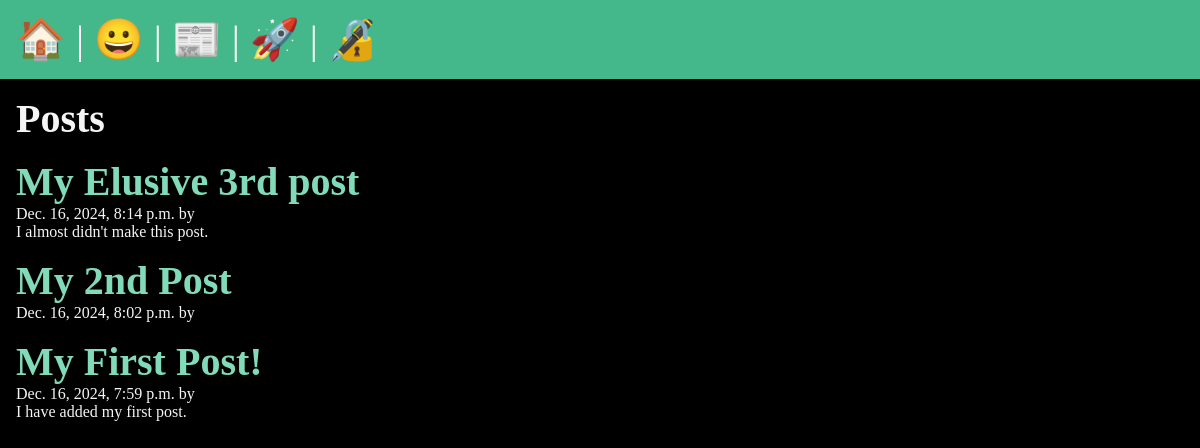
/posts/, run on an earlier commit of the app's database.
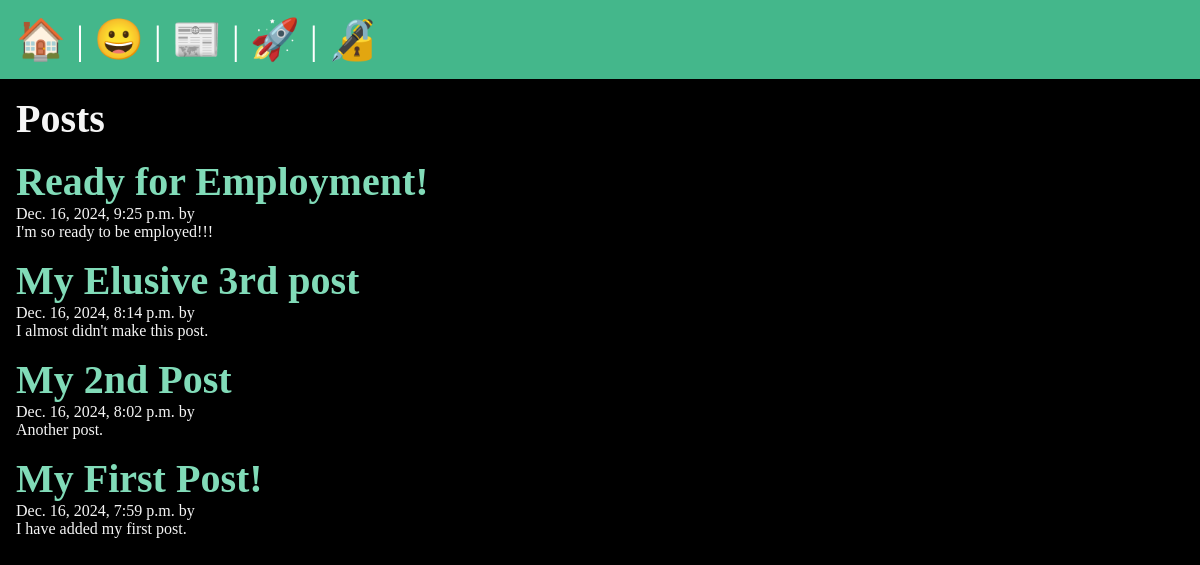
And on a later commit of the database.
### posts/models.py (models this page shows, shortened)
class Post(models.Model):
    title = models.CharField(max_length=75)
    body = models.TextField()
    slug = models.SlugField()
    date = models.DateTimeField(auto_now_add=True)
    banner = models.ImageField(default='fallback.png', blank=True)
    author = models.ForeignKey(User, on_delete=models.CASCADE, default=None)

### posts/views.py (the view)
# urls.py: path('', views.posts_list, name="list"),
def posts_list(request):
    posts = Post.objects.all().order_by('-date')
    return render(request, 'posts/posts_list.html', { 'posts': posts})

### posts/templates/posts/posts_list.html (shortened to what this page needs)
{% extends 'layout.html' %}
{% block content %}
    <section>
    <h1>Posts</h1>
    {% for post in posts %}
        <article class="post">
            <h2>
                <a href="{% url 'posts:page' slug=post.slug %}">
                    {{ post.title }}
                </a>
            </h2>
            <p>{{ post.date }} by {{ post.author }}</p>
            <p>{{ post.body }}</p>
        </article>
    {% endfor %}
</section>
{% endblock %}

### templates/layout.html (shortened to what this page needs)
<!DOCTYPE html>
{% load static %}
<html lang="en">
<head>
    <link rel="stylesheet" href="{% static 'css/style.css' %}">
</head>
<body>
    <nav>
        <a href="/">
            <span role="img" aria-label="Home" title="Home">🏠</span>
        </a> |
        <a href="/about">
            <span role="img" aria-label="About" title="About">😀</span>
        </a> |
        <a href="{% url 'posts:list' %}">
            <span role="img" aria-label="Posts" title="Posts">📰</span>
        </a> |
        {% if user.is_authenticated %}
            <a href="{% url 'posts:new-post' %}">
                <span role="img" aria-label="New Post" title="New Post">🆕</span>
            </a> |
            <form class="logout" action="{% url 'users:logout' %}"
            method="post">
                {% csrf_token %}
                <button class="logout-button" aria-label="User Logout" title="User Logout">👋🏻</button>
            </form>
        {% else %}
            <a href="{% url 'users:register' %}">
                <span role="img" aria-label="User Registration" title="User Registration">🚀</span>
            </a> |
            <a href="{% url 'users:login' %}">
                <span role="img" aria-label="User Login" title="User Login">🔏</span>
            </a>
        {% endif %}
    </nav>
    <main>
        {% block content %}
        {% endblock %}
    </main>
</body>
</html>

What changed in the data, as far as the page shows it:
added Post: title "Ready for Employment!", date "Dec. 16, 2024, 9:25 p.m.", body "I'm so ready to be employed!!!"
changed Post "My 2nd Post": body (not shown) → "Another post."
